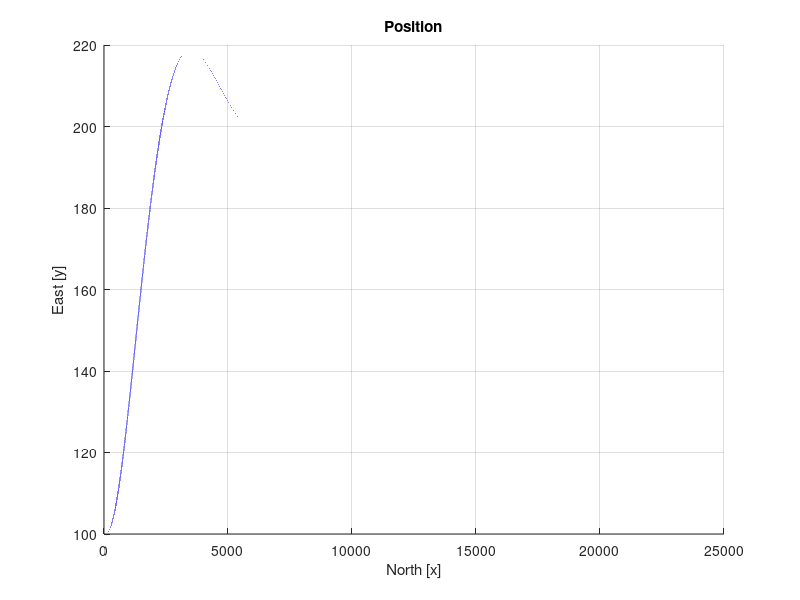
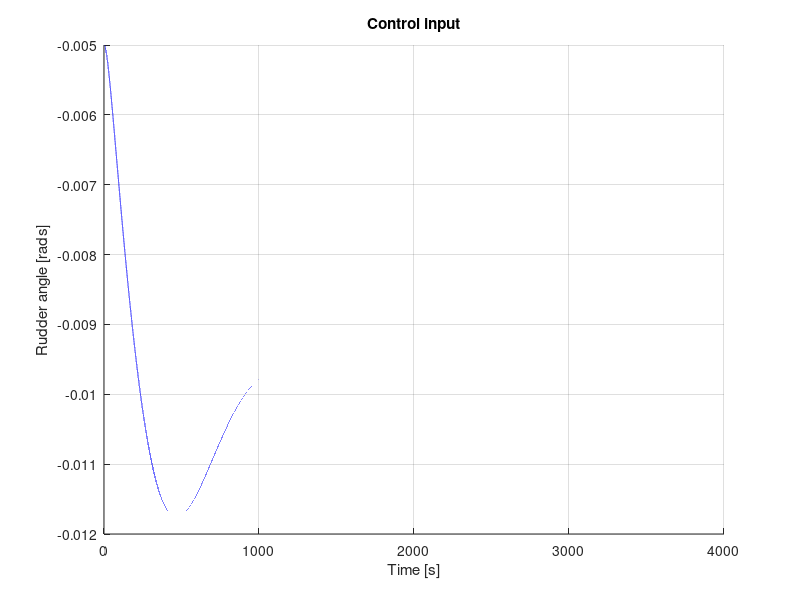
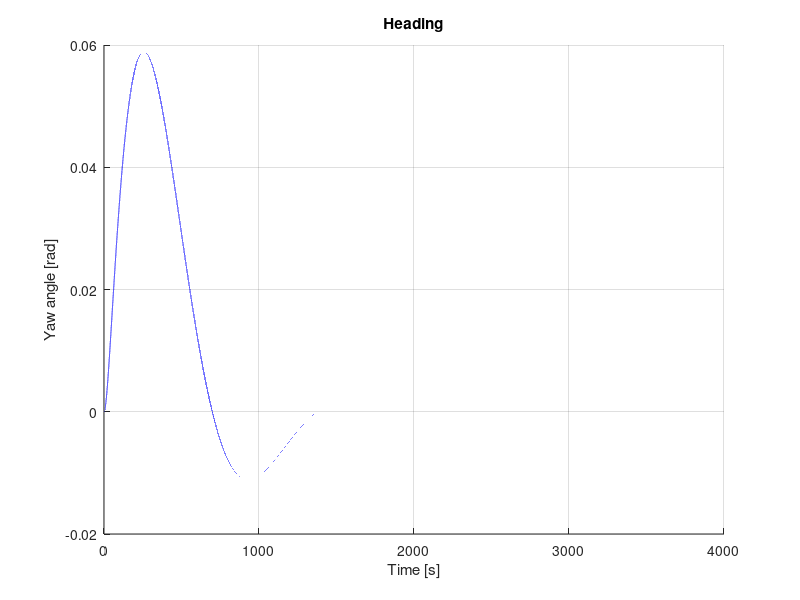
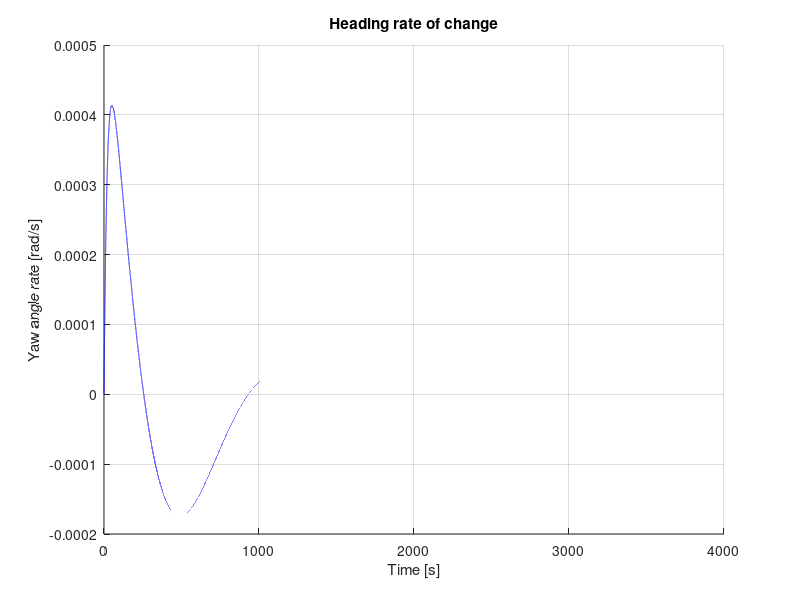

The MATLAB source for these figures, in order:
%% 2. order Nomoto constant bearing

clear;

%% Parameters
    %Ship parameters
        U = 5;
        T = 20;
        K = 0.1;
        b = 0.001;
        rudder_sat = 0.035;
    %Control parameters
        k_p = 5e-5;
        k_i = 0e-8; %5e-8 to cancel bias, 0 to observe bias 
        k_d = 1e-2;
    %Simulation parameters
        h = 0.01; %step length
        sim_time = 5000; %[s]
        N = sim_time/h; %number of steps

%% Simulation loop
    x_0 = 0;
    y_0 = 100;
    psi_0 = 0;
    r_0 = 0;
    
    x = zeros(1, N);    x(1) = x_0;
    y = zeros(1, N);    y(1) = y_0;
    y_dot = zeros(1, N);
    y_integral = 0;
    
    psi = zeros(1, N);  psi(1) = psi_0;
    r = zeros(1, N);    r(1) = r_0;
    delta = zeros(1, N);
    
    time_vec    = (0:h:sim_time);
    time_vec_2  = (0:h:sim_time + h); %Lazy fix
    
    for i = 1:N+1
        t = (i-1)*h; %time
        
        y_dot(i)    = U*psi(i);
        y_integral  = y_integral + y(i)*h; %Dodgy integration-scheme
        
        delta(i) = -k_p*y(i) - k_d*y_dot(i) - k_i*y_integral; %Update control input
        if delta(i) >= rudder_sat
            delta(i) = rudder_sat;
        elseif delta(i) <= -rudder_sat
            delta(i) = -rudder_sat;
        end
        
        y(i+1)      = y(i)      + U*sin(psi(i))*h;
        x(i+1)      = x(i)      + U*cos(psi(i))*h;
        psi(i+1)    = psi(i)    + r(i)*h;
        r(i+1)      = r(i)      - (h/T)*r(i) + (h/T)*(K*delta(i) + b);
       
    end

%% Plot
figure (1);
hold on;
plot(x, y, 'b');
hold off;
grid on;
title('Position');
xlabel('North [x]'); 
ylabel('East [y]');

figure (2);
hold on;
plot(time_vec, delta, 'b');
hold off;
grid on;
title('Control input');
xlabel('Time [s]'); 
ylabel('Rudder angle [rads]');
xlim([0, 4000])

figure (3);
hold on
plot(time_vec_2, psi, 'b');
hold off;
grid on;
title('Heading');
xlabel('Time [s]');
ylabel('Yaw angle [rad]');
xlim([0, 4000])

figure (4);
hold on
plot(time_vec_2, r, 'b');
hold off;
grid on;
title('Heading rate of change');
xlabel('Time [s]');
ylabel('Yaw angle rate [rad/s]');
xlim([0, 4000]);

